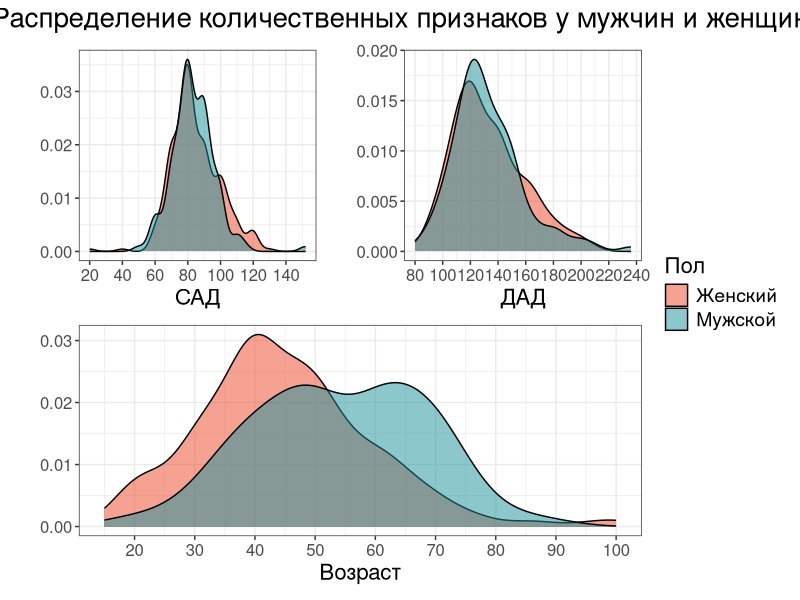
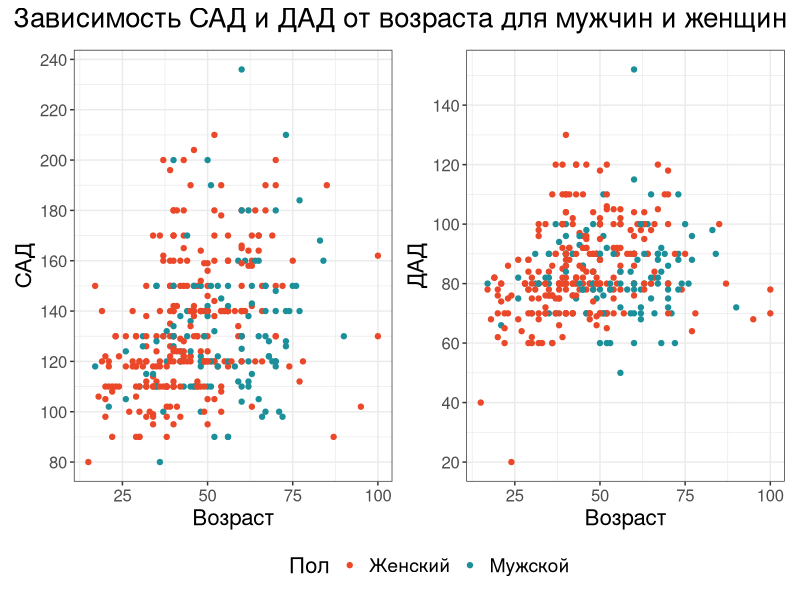
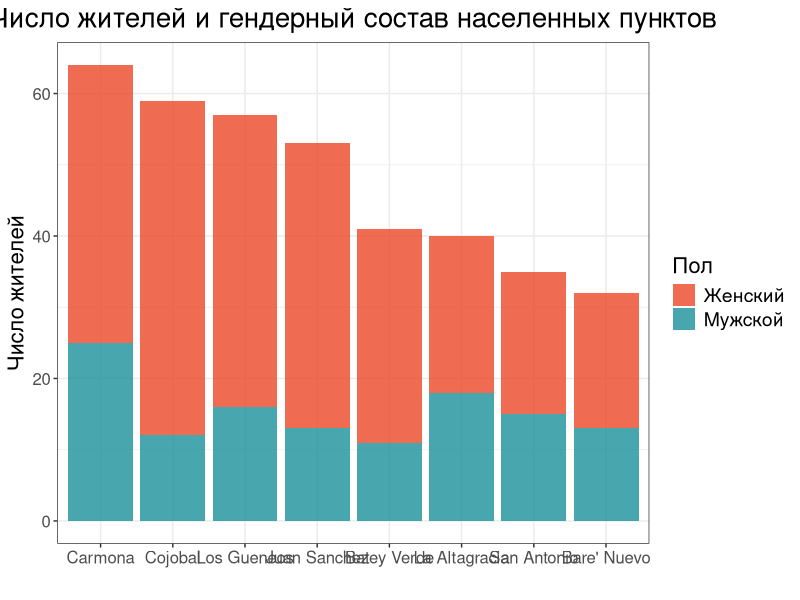
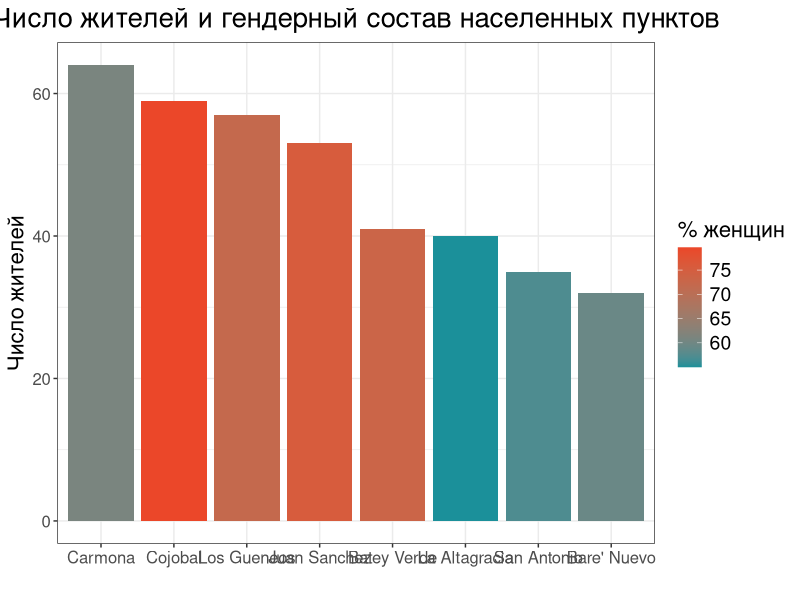
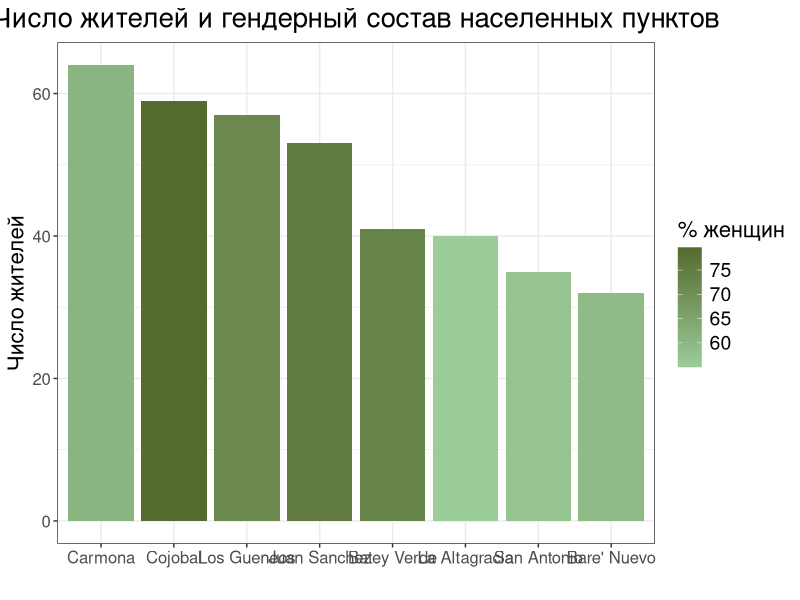
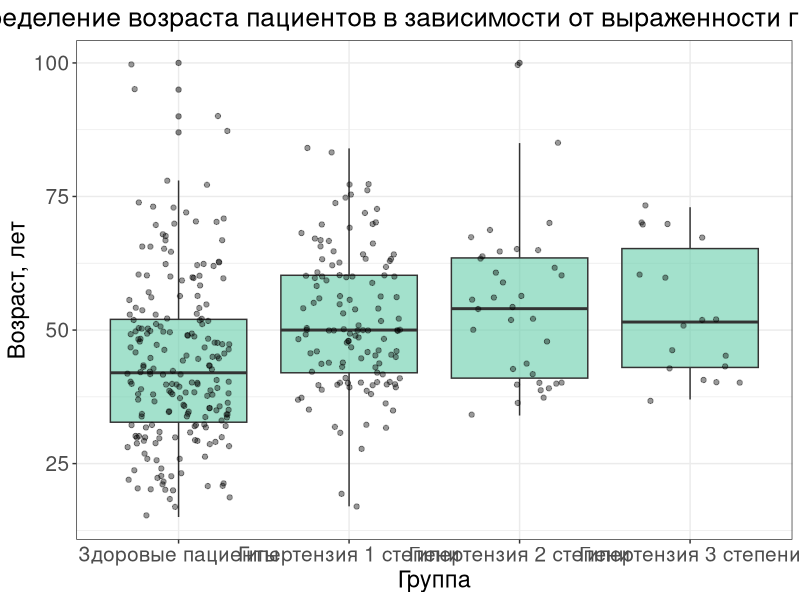
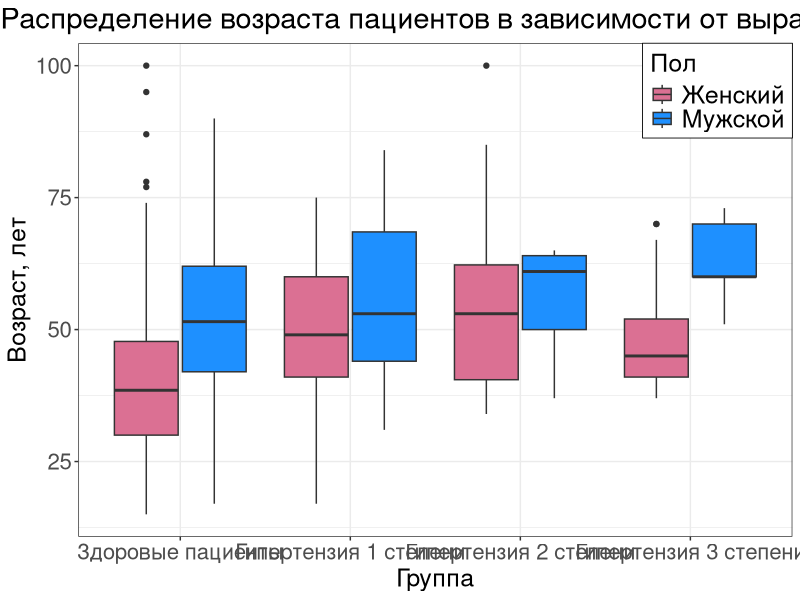
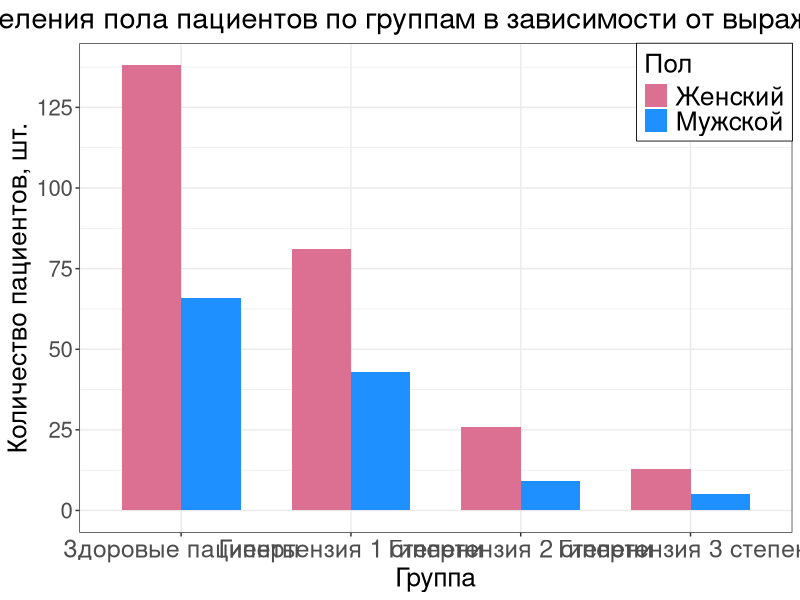

Recreate these plots in R, in order.
## ---- chunk 1
knitr::opts_chunk$set(echo = TRUE, message = F, warning = F)

library(flextable)
library(tidyverse)
library(readxl)
library(scales)
library(patchwork)
library(knitr)

no_legend <- theme(
    legend.position= "none"
  )
no_y <- labs(
  y = ""
)

gender_fill <- scale_fill_manual(name= "Пол",
                   labels = c("Female" = "Женский", "Male" = "Мужской"),
                   values=c(
                    "Male" = "#1b909a",
                    "Female" = "#eb4729")
)
gender_col <- scale_colour_manual(name= "Пол",
                   labels = c("Female" = "Женский", "Male" = "Мужской"),
                   values=c(
                    "Male" = "#1b909a",
                    "Female" = "#eb4729")
)
theme_set(theme_bw())
axis_theme <- theme(
    plot.title = element_text(size=20, hjust=0.5),
    plot.subtitle = element_text(size=14, hjust=0.5),
    axis.title = element_text(size=16),
    axis.text.y = element_text(size=12),
    axis.text.x = element_text(size=12),
    legend.title = element_text(size = 16),
    legend.text = element_text(size = 14),
    )
## ---- chunk 2
hypertension <- read_xlsx("data/originals/DominicanHTN_add_sign.xlsx")
hypertension <- hypertension %>%
  mutate(severity_hypertension = case_when(
    (SBP < 140 & DBP < 90) ~ "norm",
    ((SBP >= 140 & SBP < 160) | (DBP >= 90 & DBP < 100)) ~ "stage1", 
    ((SBP >= 160 & SBP < 180) | (DBP >= 100 & DBP < 110)) ~ "stage2", 
    (SBP >= 180 | DBP >= 110) ~ "stage3", 
    TRUE ~ "crisis" )) 

hypertension %>% 
  filter(severity_hypertension == "crisis") #все пациенты распределены по группам
## ---- chunk 3

gender_table <- hypertension %>%
  mutate(Пол = case_when(
    Gender == "Male" ~ "Мужской",
    Gender == "Female" ~ "Женский"
  )) %>%
  count(Пол) %>%
  rename("Количество" = n) %>%
  bind_rows(
    tibble(Пол = "Всего", Количество = sum(.$Количество))
  ) 
qflextable(gender_table) %>% set_caption("Распределение пациентов по полу")

## ---- chunk 4
hypertension %>% group_by(Gender) %>% summarise(median_age=median(Age))
## ---- chunk 5
p1 <- ggplot(hypertension, aes(x = SBP, fill = Gender)) + 
  geom_density(alpha = 0.5) + no_legend + labs(x = "ДАД") + scale_x_continuous(breaks = seq(80, 350, 20))
p2 <- ggplot(hypertension, aes(x = DBP, fill = Gender)) + 
  geom_density(alpha = 0.5) + no_legend + labs(x = "САД") + scale_x_continuous(breaks = seq(20, 350, 20))
p3 <- ggplot(hypertension, aes(x = Age, fill = Gender)) + 
  geom_density(alpha = 0.5) + labs(x = "Возраст") + scale_x_continuous(breaks=seq(0, 100, 10))


(p2 + p1) / p3 + plot_annotation(title = "Распределение количественных признаков у мужчин и женщин") + plot_layout(guides = "collect") & no_y & gender_fill & axis_theme
## ---- chunk 6
p1 <- ggplot(hypertension, aes(x=Age, y=SBP, color=Gender))+
  geom_point() + labs(x = "Возраст", y="САД") + scale_y_continuous(breaks = seq(20, 350, 20))
p2 <- ggplot(hypertension, aes(x=Age, y=DBP, color=Gender))+
  geom_point() + labs(x = "Возраст", y="ДАД") + scale_y_continuous(breaks = seq(20, 350, 20))
p1 + p2 + plot_layout(guides = "collect") + plot_annotation(title = "Зависимость САД и ДАД от возраста для мужчин и женщин") & gender_col & axis_theme & theme(legend.position = "bottom") 
## ---- chunk 7
ggplot(hypertension) +
  geom_bar(aes(x = fct_infreq(Village), fill = Gender), alpha=0.8) + gender_fill +
  labs(x="", y="Число жителей",title="Число жителей и гендерный состав населенных пунктов")+axis_theme
## ---- chunk 8
village_stats <- hypertension %>%
  group_by(Village) %>%
  summarise(
    total = n(),
    pct_female = mean(Gender == "Female") * 100
  )
ggplot(village_stats, aes(x = fct_reorder(Village, total, .desc = T), y = total, fill = pct_female)) +
  geom_col() +
  scale_fill_gradient(low = "#1b909a", high = "#eb4729", name = "% женщин") +
  labs(x = "", y = "Число жителей", title="Число жителей и гендерный состав населенных пунктов") + axis_theme
## ---- chunk 9
ggplot(village_stats, aes(x = fct_reorder(Village, total, .desc = T), y = total, fill = pct_female)) +
  geom_col() +
  scale_fill_gradient(low = "#9BCD9B", high = "darkolivegreen", name = "% женщин") +
  labs(x = "", y = "Число жителей", title="Число жителей и гендерный состав населенных пунктов") + axis_theme
## ---- chunk 10
scale_x_hypertension <- scale_x_discrete(name = "Группа",
                                         labels = c("norm" = "Здоровые пациенты",
                                                    "stage1" = "Гипертензия 1 степени",
                                                    "stage2" = "Гипертензия 2 степени",
                                                    "stage3" = "Гипертензия 3 степени"))

ggplot(hypertension, aes(x = severity_hypertension, y = Age)) +
  geom_boxplot(width = 0.8, alpha = 0.6, fill = "aquamarine3") +
  geom_jitter(width = 0.3, alpha = 0.4, color = "black") +
  labs(title = "Распределение возраста пациентов в зависимости от выраженности гипертензии", 
       x = "Группа", 
       y = "Возраст, лет")+
  scale_x_hypertension +
  theme_bw()+
  theme(
    plot.title = element_text(size = 19, hjust = 0.5),
    axis.title = element_text(size = 17),
    axis.text.y = element_text(size = 15),
    axis.text.x = element_text(size = 15)
  )
## ---- chunk 11
scale_fill_gender <- scale_fill_manual(
    name = "Пол",
    labels = c(
      "Male" = "Мужской",
      "Female" = "Женский"),
    values = c(
      "Male" = "dodgerblue",
      "Female" = "palevioletred"))

ggplot(hypertension, aes(x = severity_hypertension, y = Age, fill = Gender)) +
  geom_boxplot(position = position_dodge(width = 0.8)) +
  labs(title = "Распределение возраста пациентов в зависимости от выраженности гипертензии", 
       x = "Группа", 
       y = "Возраст, лет")+
  scale_x_hypertension+
  scale_fill_gender+
  theme_bw()+
  theme(
    plot.title = element_text(size = 21, hjust = 0.2),
    axis.title = element_text(size = 18),
    axis.text.y = element_text(size = 16),
    axis.text.x = element_text(size = 16),
    legend.position = "inside",
    legend.justification = c("right", "top"),
    legend.title = element_text(size = 18),
    legend.text = element_text(size = 18),
    legend.background = element_rect(color = "black", size = 0.3)
  )
## ---- chunk 12
ggplot(hypertension, aes(x = severity_hypertension, fill = Gender)) +
  geom_bar(position = "dodge", width = 0.7) +
  labs(title = "График распределения пола пациентов по группам в зависимости от выраженности гипертензии", 
       x = "Группа", 
       y = "Количество пациентов, шт.") +
  scale_x_hypertension +
  scale_y_continuous(
    name = "Количество пациентов, шт.",
    breaks = seq(0, 150, 25))+
  scale_fill_gender+
  theme_bw()+
  theme(
    plot.title = element_text(size = 21, hjust = 0.5),
    axis.title = element_text(size = 19),
    axis.text.y = element_text(size = 16),
    axis.text.x = element_text(size = 18),
    legend.position = "inside",
    legend.justification = c("right", "top"),
    legend.title = element_text(size = 19),
    legend.text = element_text(size = 19),
    legend.background = element_rect(color = "black", size = 0.3)
  )
## ---- chunk 13
scale_fill_hypertension <- scale_fill_manual(
    name = "Группа",
    labels = c(
      "norm" = "Здоровые пациенты",
      "stage1" = "1 степень",
      "stage2" = "2 степень",
      "stage3" = "3 степень"),
    values = c(
      "norm" = "palegreen",
      "stage1" = "seagreen2",
      "stage2" = "mediumseagreen",
      "stage3" = "seagreen"))

ggplot(hypertension, aes(x = Village, fill = severity_hypertension)) +
  geom_bar(position = "dodge", width = 0.8) +
  labs(title = "График распределения групп по деревням в зависимости от выраженности гипертензии",
       x = "Деревня", y = "Количество пациентов, шт.")+
  scale_fill_hypertension+
  theme_bw()+
  theme(
    plot.title = element_text(size = 23, hjust = 0.5),
    axis.title = element_text(size = 20),
    axis.text.y = element_text(size = 16),
    axis.text.x = element_text(size = 16),
    legend.position = "inside",
    legend.justification = c("right", "top"),
    legend.title = element_text(size = 18),
    legend.text = element_text(size = 18),
    legend.background = element_rect(color = "black", size = 0.3)
  )
## ---- chunk 14
ggplot(hypertension, aes(x = severity_hypertension, y = SBP)) +
  geom_violin(fill = "cornflowerblue", alpha = 0.5) +
  geom_boxplot(fill = "royalblue4", width = 0.15) +
  labs(title = "САД по группам в зависимости от выраженности гипертензии", 
       x = "Группа", 
       y = "САД, мм рт. ст.") +
  scale_x_hypertension+
  scale_y_continuous(
    name = "САД, мм рт. ст.",
    breaks = seq(0, 300, 25))+
  theme_bw()+
  theme(
    plot.title = element_text(size = 28, hjust = 0.5),
    axis.title = element_text(size = 25),
    axis.text.y = element_text(size = 20),
    axis.text.x = element_text(size = 19)
  )

ggplot(hypertension, aes(x = severity_hypertension, y = DBP, fill = severity_hypertension)) +
  geom_violin(fill = "cornflowerblue", alpha = 0.5) +
  geom_boxplot(fill = "royalblue4", width = 0.15) +
  labs(title = "ДАД по группам в зависимости от выраженности гипертензии", 
       x = "Группа", 
       y = "ДАД, мм рт. ст.") +
  scale_y_continuous(
    name = "САД, мм рт. ст.",
    breaks = seq(0, 300, 25))+
  scale_x_hypertension+
  theme_bw()+
  theme(
    plot.title = element_text(size = 28, hjust = 0.5),
    axis.title = element_text(size = 25),
    axis.text.y = element_text(size = 20),
    axis.text.x = element_text(size = 19)
  )
## ---- chunk 15
